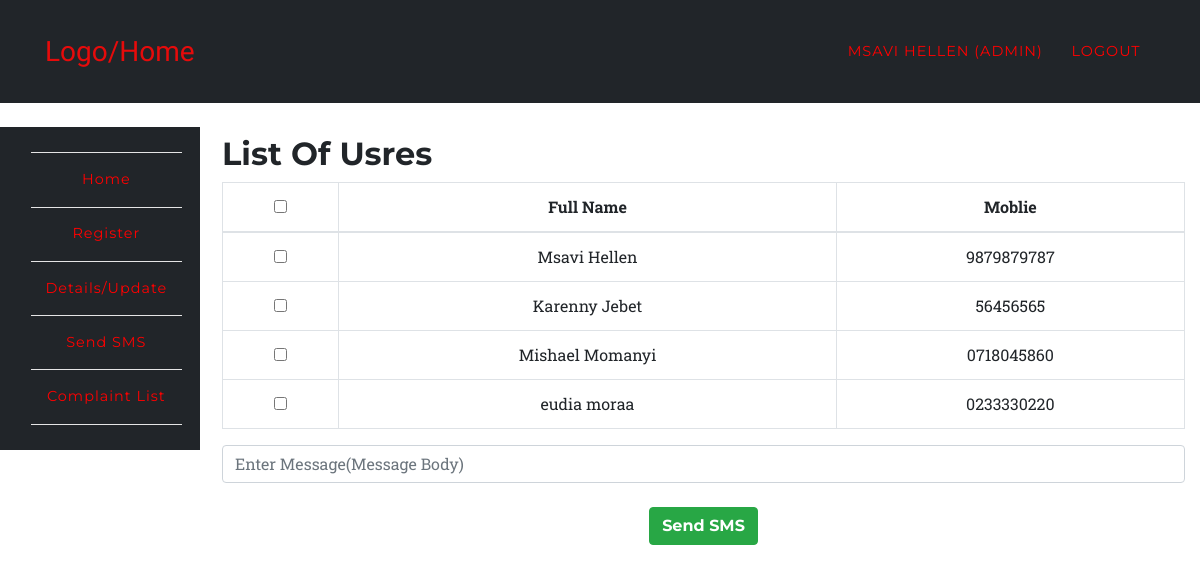
/app/sms.php (signed in), run on the app's committed database.
### tables this page shows
CREATE TABLE `users` (
  `id` int(10) UNSIGNED NOT NULL,
  `fullname` varchar(191) NOT NULL,
  `mobile` varchar(191) NOT NULL,
  `username` varchar(191) NOT NULL,
  `email` varchar(191) NOT NULL,
  `password` varchar(191) NOT NULL,
  `created_at` timestamp NULL DEFAULT current_timestamp(),
  `updated_at` timestamp NULL DEFAULT current_timestamp(),
  `role` varchar(100) DEFAULT 'user',
  `status` int(1) NOT NULL DEFAULT 1
);

### app/sms.php (the view, shortened to what this page needs)
<?php
	require '../config/config.php';
		try {
			$stmt = $connect->prepare('SELECT * FROM users');
			$stmt->execute();
			$data = $stmt->fetchAll(PDO::FETCH_ASSOC);
		}
		catch(PDOException $e) {
			$errMsg = $e->getMessage();
		}
?>
<?php include '../include/header.php';?>
	<nav class="navbar navbar-expand-lg navbar-dark" style="background-color:#212529;" id="mainNav">
      <div class="container">
        <a class="navbar-brand js-scroll-trigger" href="../index.php">Logo/Home</a>
        <div class="collapse navbar-collapse" id="navbarResponsive">
          <ul class="navbar-nav text-uppercase ml-auto">
            <li class="nav-item">
              <a class="nav-link" href="login.php"><?php echo $_SESSION['fullname']; ?> <?php if($_SESSION['role'] == 'admin'){ echo "(Admin)"; } ?></a>
            </li>
            <li class="nav-item">
              <a href="../auth/logout.php" class="nav-link">Logout</a>
            </li>
          </ul>
        </div>
      </div>
    </nav>
<?php include '../include/side-nav.php';?>
<section class="wrapper" style="margin-left:16%;margin-top: -11%;">
	<div class="container">
		<div class="row">
			<div class="col-12">
				<h2>List Of Usres</h2>
				<div class="table-responsive text-center">
					<form action="" method="post">
						<table class="table table-bordered">
						  <thead>
						    <tr>
						      <th><input type="checkbox" name="" id="selectAll"></th>
						      <th>Full Name</th>
						      <th>Moblie</th>
						    </tr>
						  </thead>
						  <tbody>
						  	<?php
						  		foreach ($data as $key => $value) {
								   echo '<tr>';
								      echo '<th scope="row"><input type="checkbox" name="check[]" value="'.$value['mobile'].'" id="selectAll$key"></th>';
								      echo '<td>'.$value['fullname'].'</td>';
								      echo '<td>'.$value['mobile'].'</td>';
								   echo '</tr>';
						  		}
						  	?>
						  </tbody>
						</table>
						<input type="textarea" name="message" class="form-control" placeholder="Enter Message(Message Body)" required>
						<br>
						<button type="submit" class="btn btn-success" name='sms_alert' value="sms_alert">Send SMS</button>
					</form>
				</div>
			</div>
		</div>
	</div>
</section>
<?php include '../include/footer.php';?>

### assets/css/rent.css (style rules this page uses)
body { overflow-x: hidden; font-family: 'Roboto Slab', 'Helvetica Neue', Helvetica, Arial, sans-serif; }
a { color: #fed136; }
h1, h2, h3, h4, h5, h6 { font-weight: 700; font-family: 'Montserrat', 'Helvetica Neue', Helvetica, Arial, sans-serif; }
section { padding: 100px 0; }
@media (min-width: 768px) { section { padding: 140px 0; } }
.btn { font-family: 'Montserrat', 'Helvetica Neue', Helvetica, Arial, sans-serif; font-weight: 700; }
#mainNav { background-color: #212529; }
#mainNav .navbar-brand { color: #e60b0b; font-family: 'Kaushan Script', 'Helvetica Neue', Helvetica, Arial, cursive; }
#mainNav .navbar-nav .nav-item .nav-link { font-size: 90%; font-weight: 400; padding: 0.75em 0; letter-spacing: 1px; color: red; font-family: 'Montserrat', 'Helvetica Neue', Helvetica, Arial, sans-serif; }
@media (min-width: 992px) { #mainNav { padding-top: 25px; padding-bottom: 25px; -webkit-transition: padding-top 0.3s, padding-bottom 0.3s; -moz-transition: padding-top 0.3s, padding-bottom 0.3s; transition: padding-top 0.3s, padding-bottom 0.3s; border: none; background-color: transparent; } }
@media (min-width: 992px) { #mainNav .navbar-brand { font-size: 1.75em; -webkit-transition: all 0.3s; -moz-transition: all 0.3s; transition: all 0.3s; } }
@media (min-width: 992px) { #mainNav .navbar-nav .nav-item .nav-link { padding: 1.1em 1em !important; } }

### assets/css/style.css (style rules this page uses)
.navbar { border-radius: 0px; }
section { padding-left: 15px; }

### data on the page
users: fullname "Msavi Hellen", mobile "9879879787"
users: fullname "Karenny Jebet", mobile "56456565"
users: fullname "Mishael Momanyi", mobile "0718045860"
users: fullname "eudia moraa", mobile "0233330220"

### other printed values
$_SESSION['fullname'] "MSAVI HELLEN"
